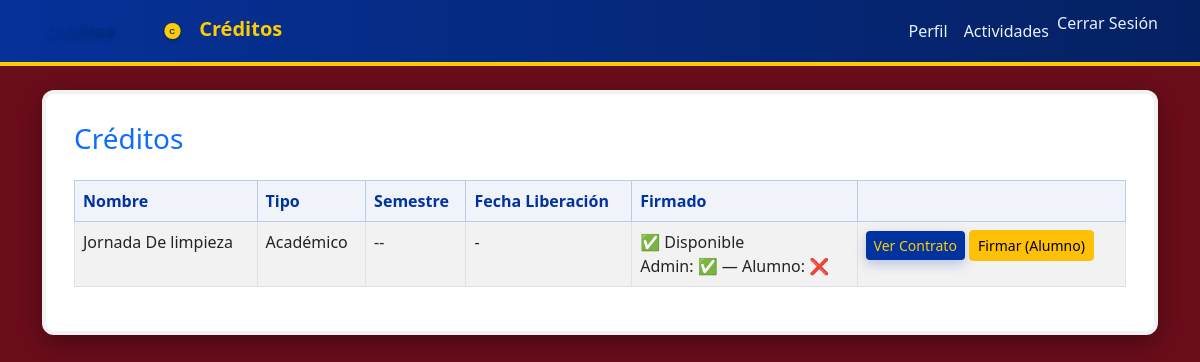
The page /creditos/mis_creditos/ (signed in) on the database as committed earlier.
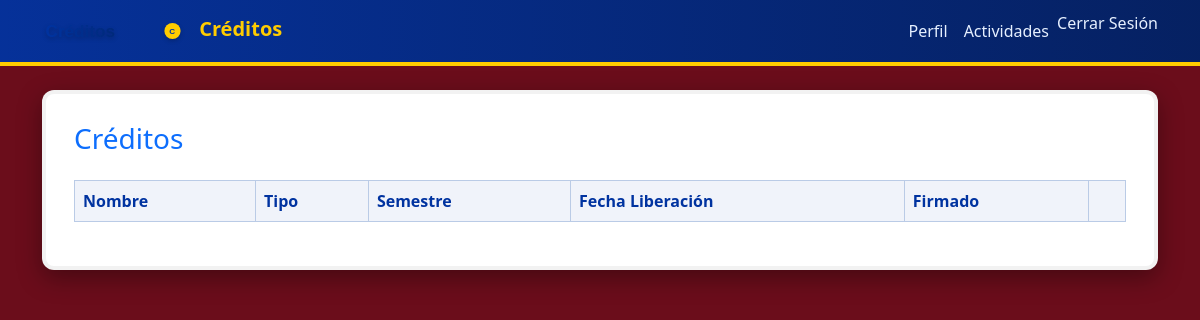
The same page on the database as committed later.
### creditos/models.py (models this page shows, shortened)
class Credito(models.Model):
    TIPOS = (
        ('academico', 'Académico'),
        ('cultural', 'Cultural'),
        ('deportivo', 'Deportivo'),
    )
    alumno = models.ForeignKey(Usuario, on_delete=models.SET_NULL, null=True, blank=True, related_name='creditos')
    nombre = models.CharField(max_length=100, default="")
    tipo = models.CharField(max_length=20, choices=TIPOS)
    semestre = models.CharField(max_length=10)
    numero_control = models.CharField(max_length=30, blank=True)
    fecha_liberacion = models.DateField(blank=True, null=True)
    liberado = models.BooleanField(default=False)
    firmado_alumno = models.BooleanField(default=False)
    firmado_admin = models.BooleanField(default=False)
    firmado_docente = models.BooleanField(default=False)
    firmado_admin_por = models.ForeignKey(Usuario, on_delete=models.SET_NULL, null=True, blank=True, related_name='creditos_firmados_admin')
    firmado_admin_en = models.DateTimeField(null=True, blank=True)
    firmado_docente_por = models.ForeignKey(Usuario, on_delete=models.SET_NULL, null=True, blank=True, related_name='creditos_firmados_docente')
    firmado_docente_en = models.DateTimeField(null=True, blank=True)
    firmado_alumno_por = models.ForeignKey(Usuario, on_delete=models.SET_NULL, null=True, blank=True, related_name='creditos_firmados_alumno')
    firmado_alumno_en = models.DateTimeField(null=True, blank=True)

### creditos/views.py (the view)
# urls.py: path('mis_creditos/', views.mis_creditos, name='mis_creditos'),
@login_required
def mis_creditos(request):
    creditos = Credito.objects.filter(alumno=request.user)
    return render(request, 'creditos/mis_creditos.html', {'creditos': creditos})

### creditos/templates/creditos/mis_creditos.html (shortened to what this page needs)
{% extends 'usuarios/base.html' %}
{% block content %}
<div class="d-flex justify-content-between align-items-center mb-4">
  <h3 class="text-primary mb-0">Créditos</h3>
</div>
<table class="table table-bordered table-striped">
  <thead class="table-primary">
    <tr>
      <th>Nombre</th>
      <th>Tipo</th>
      <th>Semestre</th>
      <th>Fecha Liberación</th>
      <th>Firmado</th>
      <th></th>
    </tr>
  </thead>
  <tbody>
    {% for c in creditos %}
    <tr>
      <td>{{ c.nombre }}</td>
      <td>{{ c.get_tipo_display }}</td>
      <td>{{ c.semestre }}</td>
      <td>{{ c.fecha_liberacion|default:"-" }}</td>
      <td>
        {% if c.liberado %}
          ✅ Disponible
        {% else %}
          ⏳ Pendiente
        {% endif %}
        <div>
          Admin: {% if c.firmado_admin %}✅{% else %}❌{% endif %} — Alumno: {% if c.firmado_alumno %}✅{% else %}❌{% endif %}
        </div>
      </td>
      <td>
        {% if c.liberado %}
          <a href="{% url 'contrato' c.id %}" class="btn btn-sm btn-primary">Ver Contrato</a>
          {% if not c.firmado_alumno and c.alumno == user %}
            <a href="{% url 'firmar_por_alumno' c.id %}" class="btn btn-sm btn-warning">Firmar (Alumno)</a>
          {% endif %}
        {% else %}
          <span class="text-muted">Sin contrato</span>
        {% endif %}
      </td>
    </tr>
    {% endfor %}
  </tbody>
</table>
{% endblock %}

Rows that differ between the two databases and show on the page:
removed Credito: nombre "Jornada De limpieza", tipo "Académico", semestre "--", fecha_liberacion "-", liberado "✅ Disponible"
